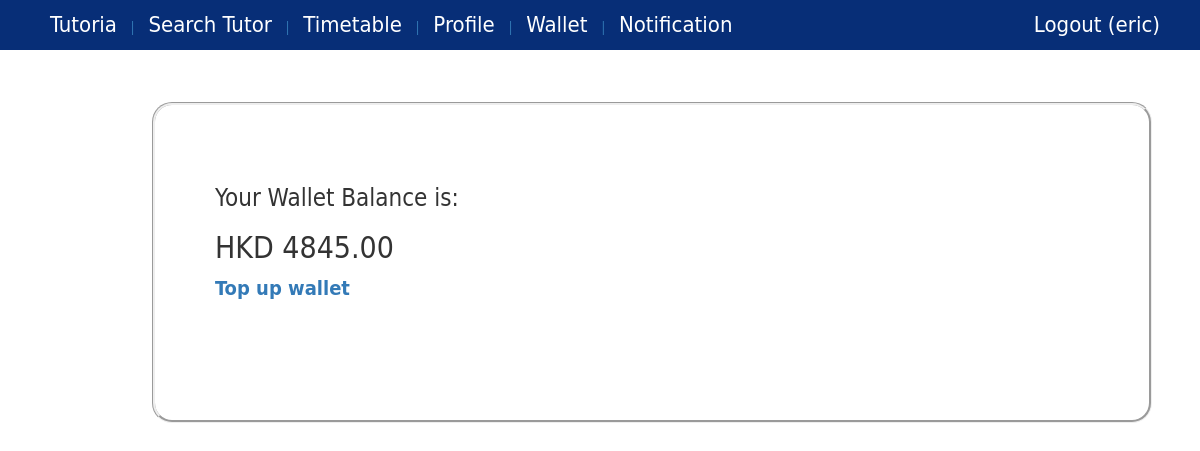
/wallet/ (signed in), run on an earlier commit of the app's database.
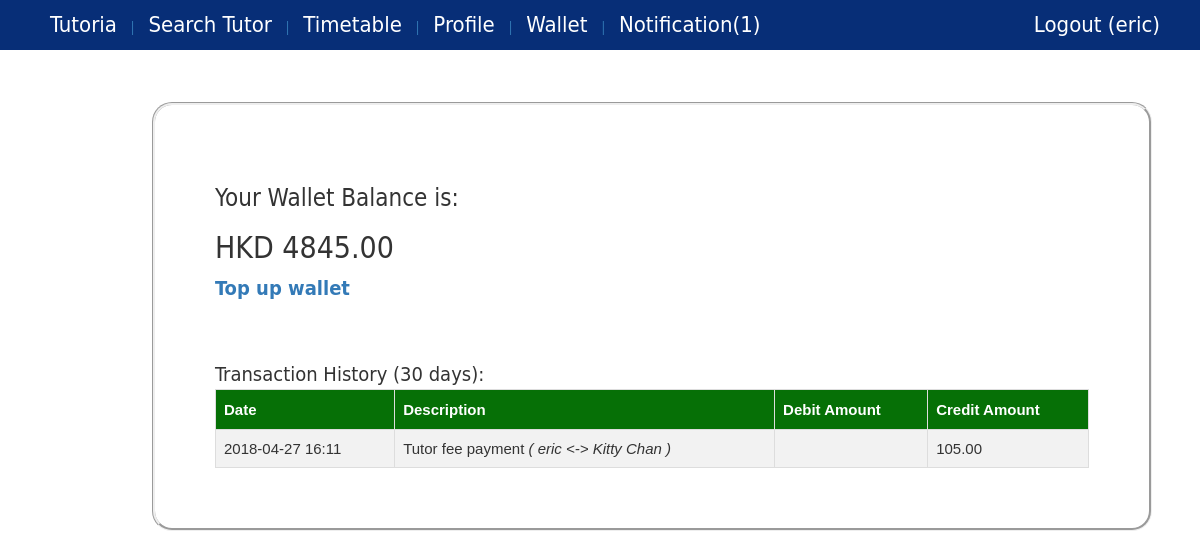
And on a later commit of the database.
### core/models.py (models this page shows, shortened)
class Profile(models.Model):
    user = models.OneToOneField(User, on_delete=models.CASCADE)
    phone = models.CharField(max_length=20)
    user_type =  models.ForeignKey(UserType)
    image = models.ImageField(upload_to='profile_image',blank=True)
    wallet = models.OneToOneField(Wallet)
    @property
    def isStudent(self):
        return self.user_type.user_type=="student" or self.user_type.user_type=="both"
    @property
    def isTutor(self):
        return self.user_type.user_type=="tutor" or self.user_type.user_type=="both"
    @property
    def getUserFullName(self):
        user=self.user
        fname=""
        if user.first_name != None:
            fname += user.first_name
        if user.first_name != None and user.last_name != None:
            fname += " " + user.last_name
        elif user.last_name != None:
            fname += user.last_name
        return fname
    @property
    def hasNotification(self):
        return len(Notification.objects.filter(profile=self,checked=False))>0
    @property
    def getNotificationNum(self):
        return len(Notification.objects.filter(profile=self,checked=False))

class Transaction(models.Model):
    profile = models.ForeignKey(Profile, on_delete=models.CASCADE,blank=True, null=True)
    date = models.DateTimeField()
    amount = models.DecimalField(max_digits=10, decimal_places=2)
    session = models.ForeignKey(Session, blank=True, null=True)
    isDebit = models.BooleanField()
    isTutoriaOwned = models.BooleanField(default=False)
    isTutorFeeRelated = models.BooleanField(default=False)
    isSystemWalletRelated = models.BooleanField(default=False)
    isBankRelated = models.BooleanField(default=False)
    description = models.CharField(max_length=50, blank=False,null=True)
    @property
    def getDate(self):
        local_timezone = timezone(settings.TIME_ZONE)
        return self.date.astimezone(local_timezone).strftime('%Y-%m-%d %H:%M')

class Session(models.Model):
    student = models.ForeignKey(Student, on_delete=models.CASCADE, blank=True, null=True)
    tutor = models.ForeignKey(Tutor, on_delete=models.CASCADE)
    booking_date = models.DateTimeField(blank=True, null=True)
    start_date = models.DateTimeField()
    end_date = models.DateTimeField()
    status = models.CharField(max_length=10,blank=True,null=True) # possible value: booked, cancelled, locked, ended
    isCouponUsed = models.BooleanField(default=False)
    isBlackedout = models.BooleanField(default=False)

class Student(models.Model):
    profile = models.OneToOneField(Profile, on_delete=models.CASCADE)
    university = models.OneToOneField(University, blank=True,null=True)

class Tutor(models.Model):
    profile = models.OneToOneField(Profile, on_delete=models.CASCADE)
    tutor_type =  models.ForeignKey(TutorType, blank=True, null=True )
    hourly_rate = models.DecimalField(max_digits=10, decimal_places=2, default=Decimal(0.0))
    tag = models.ManyToManyField(Tag, blank=True)
    university = models.ForeignKey(University, blank=True,null=True)
    course = models.ManyToManyField(Course, blank=True)
    bio = models.CharField(max_length=500, blank=True,null=True)
    isHideProfile = models.BooleanField(default=False)

### core/views.py (the view)
# urls.py: url(r'^wallet/$', views.viewWallet, name='view_wallet'),
@login_required
def viewWallet(request):
    wallet = request.user.profile.wallet
    current = getCurrentDatetime()
    monthBefore = current - timedelta(days=30)
    transactionHistory = Transaction.objects.filter(profile=request.user.profile).filter(date__gte = monthBefore).order_by("-date")
    context={'amount':wallet.amount, 'transactionHistory':transactionHistory}
    return render(request, 'view_wallet.html', context)

### core/utility.py (called while the page is built)
def getCurrentDatetime():
    local_timezone = timezone(settings.TIME_ZONE)
    return datetime.now().astimezone(local_timezone)

### core/templates/view_wallet.html (shortened to what this page needs)
{% extends 'base.html' %}
{% block content %}
    <h3>Your Wallet Balance is:</h3>
    <h2>HKD {{amount}}</h2>
    {% if user.profile.isStudent %}
        <a href="{% url 'add_to_wallet' %}" >
            <b>Top up wallet</b>
        </a>
        <br/>
    {% endif %}
    <br/><br/>
    {% if transactionHistory %}
        Transaction History (30 days):
        <table id="transaction_record">
            <tr>
                <th>Date</th>
                <th>Description</th>
                <th>Debit Amount</th>
                <th>Credit Amount</th>
            </tr>
            {% for each in transactionHistory %}
                {% if each.isTutorFeeRelated%}
                    <tr>
                        <td>{{each.getDate}}</td>
                        <td>
                            {{each.description}}
                            <i>( {{each.session.student.profile.user.username}} &lt;-&gt; {{each.session.tutor.profile.getUserFullName}} )</i>
                        </td>
                        <td>{% if each.isDebit %} {{each.amount}} {% endif %}</td>
                        <td>{% if not each.isDebit %} {{each.amount}} {% endif %}</td>
                    </tr>
                {% endif %}
            {% endfor %}
        </table>
    {% endif %}
{% endblock %}

### core/templates/base.html (shortened to what this page needs)
{% load static %}
<!DOCTYPE html>
<html>
<head>
    <link rel="stylesheet" href="{% static 'css/base.css' %}">
    <link rel="stylesheet" href="https://maxcdn.bootstrapcdn.com/bootstrap/3.3.7/css/bootstrap.min.css">
</head>
<body>
    <div id="wrapper">
        <header>
            <nav id="navigation">
                <ul>
                    <a href="{% url 'homepage' %}">
                        <li>Tutoria</li>
                    </a>
                    {% ifnotequal user.username "admin" %}
                        {% if user.is_authenticated %}
                            <a href="{% url 'search_tutor' %}">
                                | <li>Search Tutor</li>
                            </a>
                            <a href="{% url 'view_timetable' %}">
                                | <li>Timetable</li>
                            </a>
                            <a href="{% url 'edit_profile' %}">
                                | <li>Profile</li>
                            </a>
                            <a href="{% url 'view_wallet' %}">
                                | <li>Wallet</li>
                            </a>
                            <a href="{% url 'view_notification' %}">
                                {%if user.profile.hasNotification %}
                                    | <li>Notification({{user.profile.getNotificationNum}})</li>
                                {% else %}
                                    | <li>Notification</li>
                                {% endif %}
                            </a>
                            <a href="{% url 'logout' %}" id="logoutButton" class="pull-right">
                                <li>Logout ({{ user.username }}) </li>
                            </a>
                        {% endif %}
                    {% endifnotequal %}
                </ul>
            </nav>
        </header>
        <div id="main">
            <article>
                <section class="box">
                    {% block content %} {% endblock %}
        </div>
    </div>
</body>
</html>

What changed in the data, as far as the page shows it:
added Transaction: getDate "2018-04-27 16:11", description "Tutor fee payment", session.student.profile.user.username "eric", session.tutor.profile.getUserFullName "Kitty Chan", amount "105.00"
Also different on the page:
{{ user.profile.getNotificationNum }}: (not shown) → "1"
text no longer shown: "Notification"
text now shown: "Notification( ) Transaction History (30 days): Date Description Debit Amount Credit Amount"
